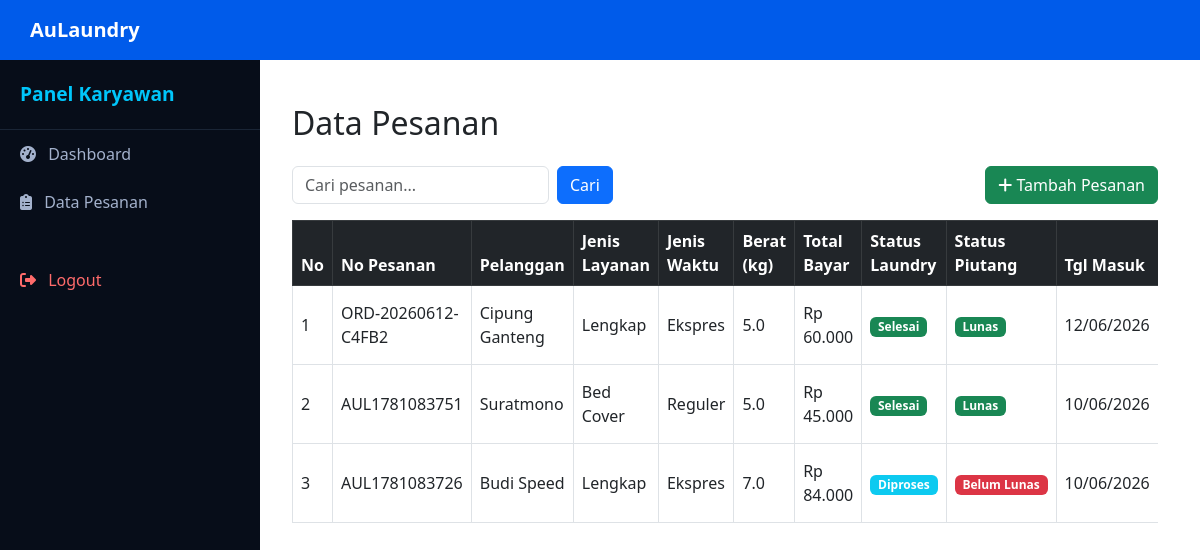
The page /pages/karyawan/data_pesanan.php (signed in) on the database its author committed.
### tables this page shows
CREATE TABLE `pesanan` (
  `id_pesanan` int(11) NOT NULL,
  `no_pesanan` varchar(20) NOT NULL,
  `id_pelanggan` int(11) NOT NULL,
  `id_kurir` int(11) DEFAULT NULL,
  `jenis_layanan` varchar(50) NOT NULL,
  `berat_kg` decimal(5,1) NOT NULL,
  `total_bayar` int(11) NOT NULL,
  `metode_bayar` enum('Cash','E-Wallet') DEFAULT 'Cash',
  `status_laundry` enum('Menunggu','Diproses','Selesai') DEFAULT 'Menunggu',
  `status_piutang` enum('Lunas','Belum Lunas') DEFAULT 'Lunas',
  `tgl_masuk` timestamp NOT NULL DEFAULT current_timestamp(),
  `tgl_selesai` timestamp NULL DEFAULT NULL,
  `pesanan_diambil` tinyint(1) NOT NULL DEFAULT 0,
  `created_at` timestamp NOT NULL DEFAULT current_timestamp(),
  `updated_at` timestamp NOT NULL DEFAULT current_timestamp() ON UPDATE current_timestamp(),
  `jenis_waktu` varchar(20) NOT NULL,
  `catatan` text DEFAULT NULL
);

CREATE TABLE `pelanggan` (
  `id_pelanggan` int(11) NOT NULL,
  `nama_pelanggan` varchar(100) NOT NULL,
  `alamat` text NOT NULL,
  `no_hp` varchar(20) NOT NULL,
  `username` varchar(50) NOT NULL,
  `password` varchar(255) NOT NULL,
  `reset_token` varchar(255) DEFAULT NULL,
  `created_at` timestamp NOT NULL DEFAULT current_timestamp(),
  `updated_at` timestamp NOT NULL DEFAULT current_timestamp() ON UPDATE current_timestamp()
);

### config/database.php (called while the page is built, shortened)
<?php
$pdo = null;
function db() {
    global $pdo;
    if ($pdo === null) {
        $host    = 'localhost';
        $dbname  = 'db_aulaundry';
        $user    = 'root';
        $pass    = '';
        $charset = 'utf8mb4';
        $dsn = "mysql:host=$host;dbname=$dbname;charset=$charset";
        $options = [
            PDO::ATTR_ERRMODE            => PDO::ERRMODE_EXCEPTION,
            PDO::ATTR_DEFAULT_FETCH_MODE => PDO::FETCH_ASSOC,
            PDO::ATTR_EMULATE_PREPARES   => false,
        ];
        try {
            $pdo = new PDO($dsn, $user, $pass, $options);
        } catch (PDOException $e) {
            die("Koneksi database gagal: " . $e->getMessage());
        }
    }
    return $pdo;
}

### pages/karyawan/data_pesanan.php (the view, shortened to what this page needs)
<?php
$baseUrl = '/aulaundry';
$stmt = db()->prepare("SELECT p.*, pel.nama_pelanggan
                       FROM pesanan p
                       LEFT JOIN pelanggan pel ON p.id_pelanggan = pel.id_pelanggan
                       ORDER BY p.created_at DESC");
$stmt->execute();
$pesanan = $stmt->fetchAll();
include __DIR__ . '/../../includes/header.php';
include __DIR__ . '/../../includes/sidebar.php';
?>
<main class="main-content">
    <div class="container-fluid py-4">
        <h2 class="mb-4">Data Pesanan</h2>
        <div class="d-flex justify-content-between align-items-center mb-3 flex-wrap gap-2">
            <form method="GET" class="d-flex gap-2">
                <input type="text" name="search" class="form-control" placeholder="Cari pesanan..." value="<?= htmlspecialchars($_GET['search'] ?? '') ?>">
                <button type="submit" class="btn btn-primary">Cari</button>
            </form>
            <a href="<?= $baseUrl ?>/pages/karyawan/tambah_pesanan.php" class="btn btn-success">
                <i class="fas fa-plus"></i> Tambah Pesanan
            </a>
        </div>
        <div class="table-responsive">
            <table class="table table-bordered table-hover align-middle">
                <thead class="table-dark">
                    <tr>
                        <th>No</th>
                        <th>No Pesanan</th>
                        <th>Pelanggan</th>
                        <th>Jenis Layanan</th>
                        <th>Jenis Waktu</th>
                        <th>Berat (kg)</th>
                        <th>Total Bayar</th>
                        <th>Status Laundry</th>
                        <th>Status Piutang</th>
                        <th>Tgl Masuk</th>
                    </tr>
                </thead>
                <tbody>
                    <?php if (count($pesanan) > 0): ?>
                        <?php $no = 1; foreach ($pesanan as $row): ?>
                            <tr>
                                <td><?= $no++ ?></td>
                                <td><?= htmlspecialchars($row['no_pesanan']) ?></td>
                                <td><?= htmlspecialchars($row['nama_pelanggan'] ?? '-') ?></td>
                                <td><?= htmlspecialchars($row['jenis_layanan']) ?></td>
                                <td><?= htmlspecialchars($row['jenis_waktu'] ?? '-') ?></td>
                                <td><?= htmlspecialchars($row['berat_kg']) ?></td>
                                <td>Rp <?= number_format($row['total_bayar'], 0, ',', '.') ?></td>
                                <td>
                                    <?php
                                    $badgeClass = match($row['status_laundry']) {
                                        'Selesai'   => 'bg-success',
                                        'Diproses'  => 'bg-info',
                                        'Menunggu'  => 'bg-secondary',
                                        default     => 'bg-secondary'
                                    };
                                    ?>
                                    <span class="badge <?= $badgeClass ?>"><?= htmlspecialchars($row['status_laundry']) ?></span>
                                </td>
                                <td>
                                    <?php
                                    $piutangClass = ($row['status_piutang'] === 'Lunas') ? 'bg-success' : 'bg-danger';
                                    ?>
                                    <span class="badge <?= $piutangClass ?>"><?= htmlspecialchars($row['status_piutang']) ?></span>
                                </td>
                                <td><?= date('d/m/Y', strtotime($row['tgl_masuk'])) ?></td>
                            </tr>
                        <?php endforeach; ?>
                    <?php else: ?>
                        <tr>
                            <td colspan="12" class="text-center text-muted">Belum ada data pesanan.</td>
                        </tr>
                    <?php endif; ?>
                </tbody>
            </table>
        </div>
    </div>
</main>
<?php include __DIR__ . '/../../includes/footer.php'; ?>

### includes/header.php (style rules this page uses)
body, html { height: 100%; margin: 0; overflow-x: hidden; font-family: 'Segoe UI', Tahoma, Geneva, Verdana, sans-serif; }

### pages/karyawan/data_pesanan.php (style rules this page uses)
.main-content { margin-left: 250px; padding-top: 80px; padding-bottom: 30px; padding-left: 30px; padding-right: 30px; min-height: 100vh; }

### rows shown on the page
pesanan: no_pesanan "ORD-20260612-C4FB2", id_pelanggan.nama_pelanggan "Cipung Ganteng", jenis_layanan "Lengkap", jenis_waktu "Ekspres", berat_kg "5.0", total_bayar "60.000", status_laundry "Selesai", status_piutang "Lunas", tgl_masuk "12/06/2026"
pesanan: no_pesanan "AUL1781083751", id_pelanggan.nama_pelanggan "Suratmono", jenis_layanan "Bed Cover", jenis_waktu "Reguler", berat_kg "5.0", total_bayar "45.000", status_laundry "Selesai", status_piutang "Lunas", tgl_masuk "10/06/2026"
pesanan: no_pesanan "AUL1781083726", id_pelanggan.nama_pelanggan "Budi Speed", jenis_layanan "Lengkap", jenis_waktu "Ekspres", berat_kg "7.0", total_bayar "84.000", status_laundry "Diproses", status_piutang "Belum Lunas", tgl_masuk "10/06/2026"

### other values the page prints
$role "Karyawan"
